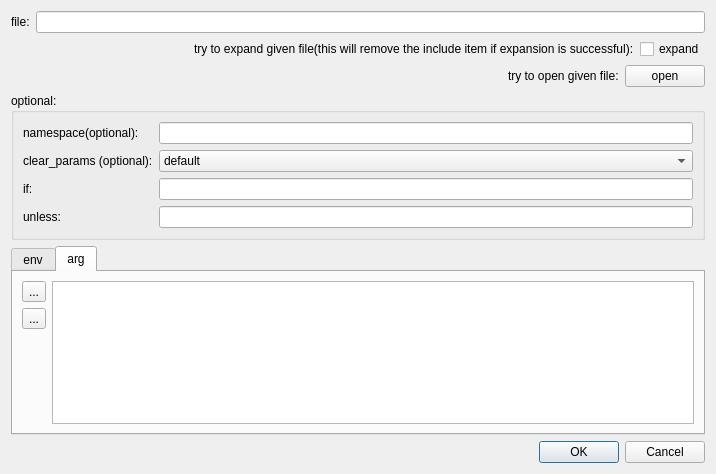
<?xml version="1.0" encoding="UTF-8"?>
<ui version="4.0">
 <class>IncludeFileEdit</class>
 <widget class="QDialog" name="IncludeFileEdit">
  <property name="geometry">
   <rect>
    <x>0</x>
    <y>0</y>
    <width>716</width>
    <height>474</height>
   </rect>
  </property>
  <property name="windowTitle">
   <string>Include file</string>
  </property>
  <property name="windowIcon">
   <iconset>
    <normaloff>:/icons/logo.png</normaloff>:/icons/logo.png</iconset>
  </property>
  <layout class="QGridLayout" name="gridLayout_3">
   <item row="0" column="0" colspan="2">
    <layout class="QFormLayout" name="formLayout_2">
     <property name="fieldGrowthPolicy">
      <enum>QFormLayout::ExpandingFieldsGrow</enum>
     </property>
     <item row="0" column="0">
      <widget class="QLabel" name="label">
       <property name="text">
        <string>file:</string>
       </property>
      </widget>
     </item>
     <item row="0" column="1">
      <widget class="QLineEdit" name="lineEdit_file">
       <property name="toolTip">
        <string>$(find pkg-name)/path/filename.xml</string>
       </property>
       <property name="placeholderText">
        <string/>
       </property>
      </widget>
     </item>
    </layout>
   </item>
   <item row="1" column="0" colspan="2">
    <layout class="QHBoxLayout" name="horizontalLayout_3">
     <item>
      <spacer name="horizontalSpacer">
       <property name="orientation">
        <enum>Qt::Horizontal</enum>
       </property>
       <property name="sizeHint" stdset="0">
        <size>
         <width>40</width>
         <height>20</height>
        </size>
       </property>
      </spacer>
     </item>
     <item>
      <widget class="QLabel" name="label_7">
       <property name="text">
        <string>try to expand given file(this will remove the include item if expansion is successful):</string>
       </property>
      </widget>
     </item>
     <item>
      <widget class="QCheckBox" name="checkBox_expand">
       <property name="text">
        <string>expand</string>
       </property>
      </widget>
     </item>
    </layout>
   </item>
   <item row="3" column="0" colspan="2">
    <widget class="QGroupBox" name="groupBox">
     <property name="title">
      <string>optional:</string>
     </property>
     <layout class="QFormLayout" name="formLayout">
      <item row="2" column="0">
       <widget class="QLabel" name="label_4">
        <property name="text">
         <string>if:</string>
        </property>
       </widget>
      </item>
      <item row="2" column="1">
       <widget class="QLineEdit" name="lineEdit_if">
        <property name="toolTip">
         <string>$(arg foo)</string>
        </property>
        <property name="placeholderText">
         <string/>
        </property>
       </widget>
      </item>
      <item row="3" column="0">
       <widget class="QLabel" name="label_5">
        <property name="text">
         <string>unless:</string>
        </property>
       </widget>
      </item>
      <item row="3" column="1">
       <widget class="QLineEdit" name="lineEdit_unless">
        <property name="toolTip">
         <string>$(arg foo)</string>
        </property>
        <property name="placeholderText">
         <string/>
        </property>
       </widget>
      </item>
      <item row="0" column="0">
       <widget class="QLabel" name="label_3">
        <property name="text">
         <string>namespace(optional):</string>
        </property>
       </widget>
      </item>
      <item row="0" column="1">
       <widget class="QLineEdit" name="lineEdit_namespace">
        <property name="toolTip">
         <string>foo</string>
        </property>
        <property name="placeholderText">
         <string/>
        </property>
       </widget>
      </item>
      <item row="1" column="0">
       <widget class="QLabel" name="label_2">
        <property name="text">
         <string>clear_params (optional):</string>
        </property>
       </widget>
      </item>
      <item row="1" column="1">
       <widget class="QComboBox" name="comboBox_clearParams">
        <item>
         <property name="text">
          <string>default</string>
         </property>
        </item>
        <item>
         <property name="text">
          <string>true</string>
         </property>
        </item>
        <item>
         <property name="text">
          <string>false</string>
         </property>
        </item>
       </widget>
      </item>
     </layout>
    </widget>
   </item>
   <item row="4" column="0" colspan="2">
    <widget class="QTabWidget" name="tabWidget">
     <property name="currentIndex">
      <number>1</number>
     </property>
     <widget class="QWidget" name="env">
      <attribute name="title">
       <string>env</string>
      </attribute>
      <layout class="QGridLayout" name="gridLayout">
       <item row="0" column="0">
        <layout class="QHBoxLayout" name="horizontalLayout">
         <item>
          <layout class="QVBoxLayout" name="verticalLayout">
           <item>
            <widget class="QToolButton" name="toolButton_deleteEnv">
             <property name="text">
              <string>...</string>
             </property>
            </widget>
           </item>
           <item>
            <widget class="QToolButton" name="toolButton_addEnv">
             <property name="text">
              <string>...</string>
             </property>
            </widget>
           </item>
           <item>
            <spacer name="verticalSpacer">
             <property name="orientation">
              <enum>Qt::Vertical</enum>
             </property>
             <property name="sizeHint" stdset="0">
              <size>
               <width>20</width>
               <height>40</height>
              </size>
             </property>
            </spacer>
           </item>
          </layout>
         </item>
         <item>
          <widget class="QTableView" name="tableView_envItems">
           <property name="editTriggers">
            <set>QAbstractItemView::NoEditTriggers</set>
           </property>
           <property name="selectionMode">
            <enum>QAbstractItemView::SingleSelection</enum>
           </property>
           <property name="selectionBehavior">
            <enum>QAbstractItemView::SelectRows</enum>
           </property>
          </widget>
         </item>
        </layout>
       </item>
      </layout>
     </widget>
     <widget class="QWidget" name="arg">
      <attribute name="title">
       <string>arg</string>
      </attribute>
      <layout class="QGridLayout" name="gridLayout_2">
       <item row="0" column="0">
        <layout class="QHBoxLayout" name="horizontalLayout_2">
         <item>
          <layout class="QVBoxLayout" name="verticalLayout_2">
           <item>
            <widget class="QToolButton" name="toolButton_deleteArg">
             <property name="text">
              <string>...</string>
             </property>
            </widget>
           </item>
           <item>
            <widget class="QToolButton" name="toolButton_addArg">
             <property name="text">
              <string>...</string>
             </property>
            </widget>
           </item>
           <item>
            <spacer name="verticalSpacer_2">
             <property name="orientation">
              <enum>Qt::Vertical</enum>
             </property>
             <property name="sizeHint" stdset="0">
              <size>
               <width>20</width>
               <height>40</height>
              </size>
             </property>
            </spacer>
           </item>
          </layout>
         </item>
         <item>
          <widget class="QTableView" name="tableView_argItems">
           <property name="editTriggers">
            <set>QAbstractItemView::NoEditTriggers</set>
           </property>
           <property name="alternatingRowColors">
            <bool>true</bool>
           </property>
           <property name="selectionMode">
            <enum>QAbstractItemView::SingleSelection</enum>
           </property>
           <property name="selectionBehavior">
            <enum>QAbstractItemView::SelectRows</enum>
           </property>
          </widget>
         </item>
        </layout>
       </item>
      </layout>
     </widget>
    </widget>
   </item>
   <item row="5" column="1">
    <widget class="QDialogButtonBox" name="buttonBox">
     <property name="orientation">
      <enum>Qt::Horizontal</enum>
     </property>
     <property name="standardButtons">
      <set>QDialogButtonBox::Cancel|QDialogButtonBox::Ok</set>
     </property>
    </widget>
   </item>
   <item row="2" column="0" colspan="2">
    <layout class="QHBoxLayout" name="horizontalLayout_4">
     <item>
      <spacer name="horizontalSpacer_2">
       <property name="orientation">
        <enum>Qt::Horizontal</enum>
       </property>
       <property name="sizeHint" stdset="0">
        <size>
         <width>40</width>
         <height>20</height>
        </size>
       </property>
      </spacer>
     </item>
     <item>
      <widget class="QLabel" name="label_6">
       <property name="text">
        <string>try to open given file:</string>
       </property>
      </widget>
     </item>
     <item>
      <widget class="QPushButton" name="pushButton_tryOpen">
       <property name="text">
        <string>open</string>
       </property>
      </widget>
     </item>
    </layout>
   </item>
  </layout>
  <action name="actionDelete_env">
   <property name="icon">
    <iconset resource="../icons.qrc">
     <normaloff>:/icons/icons/list-remove.png</normaloff>:/icons/icons/list-remove.png</iconset>
   </property>
   <property name="text">
    <string>delete</string>
   </property>
   <property name="shortcut">
    <string>Del</string>
   </property>
  </action>
  <action name="actionDelete_arg">
   <property name="icon">
    <iconset resource="../icons.qrc">
     <normaloff>:/icons/icons/list-remove.png</normaloff>:/icons/icons/list-remove.png</iconset>
   </property>
   <property name="text">
    <string>delete</string>
   </property>
   <property name="shortcut">
    <string>Del</string>
   </property>
  </action>
  <action name="actionAdd_arg">
   <property name="icon">
    <iconset resource="../icons.qrc">
     <normaloff>:/icons/icons/list-add.png</normaloff>:/icons/icons/list-add.png</iconset>
   </property>
   <property name="text">
    <string>add</string>
   </property>
   <property name="shortcut">
    <string>Ins</string>
   </property>
  </action>
  <action name="actionAdd_env">
   <property name="icon">
    <iconset resource="../icons.qrc">
     <normaloff>:/icons/icons/list-add.png</normaloff>:/icons/icons/list-add.png</iconset>
   </property>
   <property name="text">
    <string>add</string>
   </property>
   <property name="shortcut">
    <string>Ins</string>
   </property>
  </action>
 </widget>
 <resources>
  <include location="../icons.qrc"/>
 </resources>
 <connections>
  <connection>
   <sender>buttonBox</sender>
   <signal>rejected()</signal>
   <receiver>IncludeFileEdit</receiver>
   <slot>reject()</slot>
   <hints>
    <hint type="sourcelabel">
     <x>316</x>
     <y>260</y>
    </hint>
    <hint type="destinationlabel">
     <x>286</x>
     <y>274</y>
    </hint>
   </hints>
  </connection>
  <connection>
   <sender>buttonBox</sender>
   <signal>accepted()</signal>
   <receiver>IncludeFileEdit</receiver>
   <slot>accept()</slot>
   <hints>
    <hint type="sourcelabel">
     <x>248</x>
     <y>254</y>
    </hint>
    <hint type="destinationlabel">
     <x>157</x>
     <y>274</y>
    </hint>
   </hints>
  </connection>
 </connections>
</ui>
